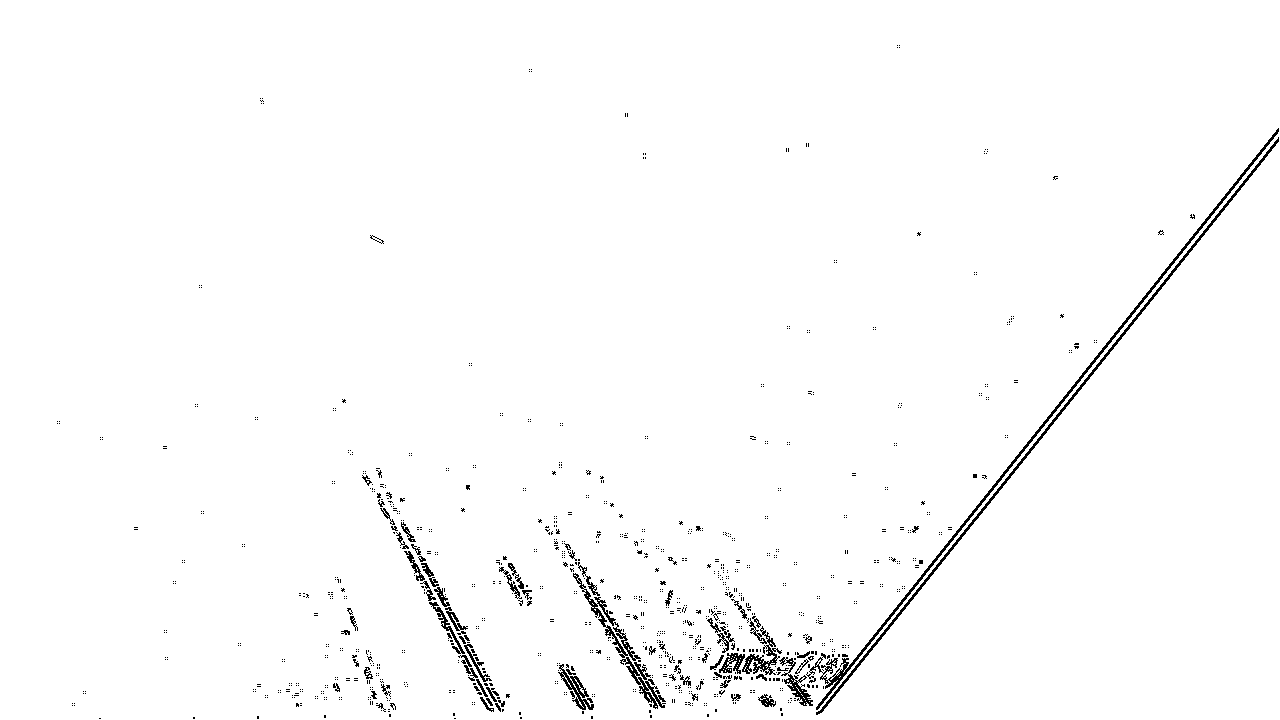

Python code for this plot:
import cv2 as cv
import numpy as np
import matplotlib.pyplot as plt

# 读取图像
img = cv.imread('/media/autolab/disk_3T/highway_binary/00002.bmp', cv.COLOR_BGR2GRAY)
# rgb_img = cv.cvtColor(img, cv.COLOR_BGR2RGB)

# 灰度化处理图像
grayImage = img

# Prewitt 算子
kernelx = np.array([[1,1,1],[0,0,0],[-1,-1,-1]],dtype=int)
kernely = np.array([[-1,0,1],[-1,0,1],[-1,0,1]],dtype=int)

x = cv.filter2D(grayImage, cv.CV_16S, kernelx)
y = cv.filter2D(grayImage, cv.CV_16S, kernely)

# 转 uint8 ,图像融合
absX = cv.convertScaleAbs(x)
absY = cv.convertScaleAbs(y)
Prewitt = cv.addWeighted(absX, 0.5, absY, 0.5, 0)

Roberts=Prewitt

for i in range(0,len(Roberts)):
    for j in range(0,len(Roberts[i])):
        if Roberts[i][j]==255:
            Roberts[i][j]=0
        else:
            Roberts[i][j]=255

cv.imwrite("Prewitt.png", Roberts)  
